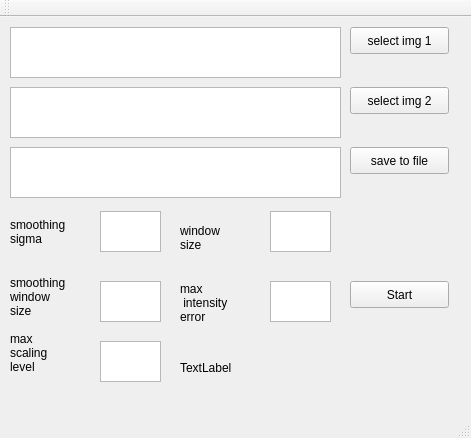
<?xml version="1.0" encoding="UTF-8"?>
<ui version="4.0">
 <class>MainWindow</class>
 <widget class="QMainWindow" name="MainWindow">
  <property name="geometry">
   <rect>
    <x>0</x>
    <y>0</y>
    <width>471</width>
    <height>438</height>
   </rect>
  </property>
  <property name="windowTitle">
   <string>MainWindow</string>
  </property>
  <widget class="QWidget" name="centralWidget">
   <widget class="QPushButton" name="Start">
    <property name="geometry">
     <rect>
      <x>350</x>
      <y>264</y>
      <width>99</width>
      <height>27</height>
     </rect>
    </property>
    <property name="text">
     <string>Start</string>
    </property>
    <property name="checkable">
     <bool>false</bool>
    </property>
    <property name="autoDefault">
     <bool>false</bool>
    </property>
    <property name="default">
     <bool>false</bool>
    </property>
    <property name="flat">
     <bool>false</bool>
    </property>
   </widget>
   <widget class="QPushButton" name="selectImgPrev">
    <property name="geometry">
     <rect>
      <x>350</x>
      <y>10</y>
      <width>99</width>
      <height>27</height>
     </rect>
    </property>
    <property name="text">
     <string>select img 1</string>
    </property>
   </widget>
   <widget class="QPushButton" name="selectImgCurr">
    <property name="geometry">
     <rect>
      <x>350</x>
      <y>70</y>
      <width>99</width>
      <height>27</height>
     </rect>
    </property>
    <property name="text">
     <string>select img 2</string>
    </property>
   </widget>
   <widget class="QTextEdit" name="text_img1">
    <property name="geometry">
     <rect>
      <x>10</x>
      <y>10</y>
      <width>331</width>
      <height>51</height>
     </rect>
    </property>
    <property name="undoRedoEnabled">
     <bool>false</bool>
    </property>
    <property name="readOnly">
     <bool>true</bool>
    </property>
   </widget>
   <widget class="QTextEdit" name="text_img2">
    <property name="geometry">
     <rect>
      <x>10</x>
      <y>70</y>
      <width>331</width>
      <height>51</height>
     </rect>
    </property>
    <property name="undoRedoEnabled">
     <bool>false</bool>
    </property>
    <property name="readOnly">
     <bool>true</bool>
    </property>
   </widget>
   <widget class="QLabel" name="label">
    <property name="geometry">
     <rect>
      <x>10</x>
      <y>194</y>
      <width>81</width>
      <height>41</height>
     </rect>
    </property>
    <property name="text">
     <string>smoothing 
sigma</string>
    </property>
   </widget>
   <widget class="QTextEdit" name="smoothing_sigma">
    <property name="geometry">
     <rect>
      <x>100</x>
      <y>194</y>
      <width>61</width>
      <height>41</height>
     </rect>
    </property>
   </widget>
   <widget class="QLabel" name="label_3">
    <property name="geometry">
     <rect>
      <x>180</x>
      <y>200</y>
      <width>71</width>
      <height>41</height>
     </rect>
    </property>
    <property name="text">
     <string>window 
size</string>
    </property>
   </widget>
   <widget class="QTextEdit" name="window_size">
    <property name="geometry">
     <rect>
      <x>270</x>
      <y>194</y>
      <width>61</width>
      <height>41</height>
     </rect>
    </property>
   </widget>
   <widget class="QLabel" name="label_2">
    <property name="geometry">
     <rect>
      <x>10</x>
      <y>254</y>
      <width>81</width>
      <height>51</height>
     </rect>
    </property>
    <property name="text">
     <string>smoothing 
window 
size</string>
    </property>
   </widget>
   <widget class="QTextEdit" name="smoothing_window_size">
    <property name="geometry">
     <rect>
      <x>100</x>
      <y>264</y>
      <width>61</width>
      <height>41</height>
     </rect>
    </property>
   </widget>
   <widget class="QLabel" name="label_4">
    <property name="geometry">
     <rect>
      <x>180</x>
      <y>260</y>
      <width>81</width>
      <height>51</height>
     </rect>
    </property>
    <property name="text">
     <string>max
 intensity 
error</string>
    </property>
   </widget>
   <widget class="QTextEdit" name="max_error">
    <property name="geometry">
     <rect>
      <x>270</x>
      <y>264</y>
      <width>61</width>
      <height>41</height>
     </rect>
    </property>
   </widget>
   <widget class="QLabel" name="label_5">
    <property name="geometry">
     <rect>
      <x>10</x>
      <y>310</y>
      <width>71</width>
      <height>51</height>
     </rect>
    </property>
    <property name="text">
     <string>max
scaling
level</string>
    </property>
   </widget>
   <widget class="QTextEdit" name="max_scaling_level">
    <property name="geometry">
     <rect>
      <x>100</x>
      <y>324</y>
      <width>61</width>
      <height>41</height>
     </rect>
    </property>
   </widget>
   <widget class="QLabel" name="state">
    <property name="geometry">
     <rect>
      <x>180</x>
      <y>320</y>
      <width>251</width>
      <height>61</height>
     </rect>
    </property>
    <property name="text">
     <string>TextLabel</string>
    </property>
   </widget>
   <widget class="QPushButton" name="selectSaveFile">
    <property name="geometry">
     <rect>
      <x>350</x>
      <y>130</y>
      <width>99</width>
      <height>27</height>
     </rect>
    </property>
    <property name="text">
     <string>save to file</string>
    </property>
   </widget>
   <widget class="QTextEdit" name="text_flow">
    <property name="geometry">
     <rect>
      <x>10</x>
      <y>130</y>
      <width>331</width>
      <height>51</height>
     </rect>
    </property>
    <property name="undoRedoEnabled">
     <bool>false</bool>
    </property>
    <property name="readOnly">
     <bool>true</bool>
    </property>
   </widget>
  </widget>
  <widget class="QMenuBar" name="menuBar">
   <property name="geometry">
    <rect>
     <x>0</x>
     <y>0</y>
     <width>471</width>
     <height>25</height>
    </rect>
   </property>
  </widget>
  <widget class="QToolBar" name="mainToolBar">
   <attribute name="toolBarArea">
    <enum>TopToolBarArea</enum>
   </attribute>
   <attribute name="toolBarBreak">
    <bool>false</bool>
   </attribute>
  </widget>
  <widget class="QStatusBar" name="statusBar"/>
 </widget>
 <layoutdefault spacing="6" margin="11"/>
 <resources/>
 <connections/>
</ui>
